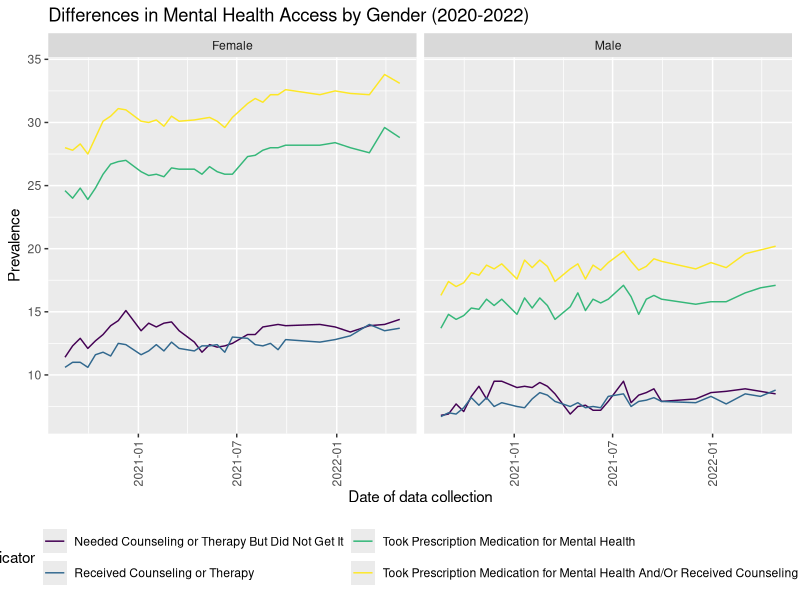
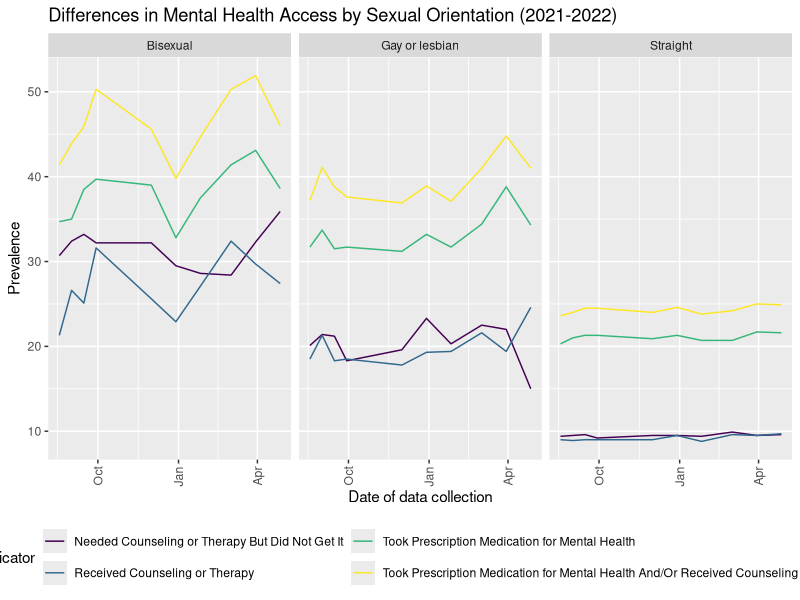
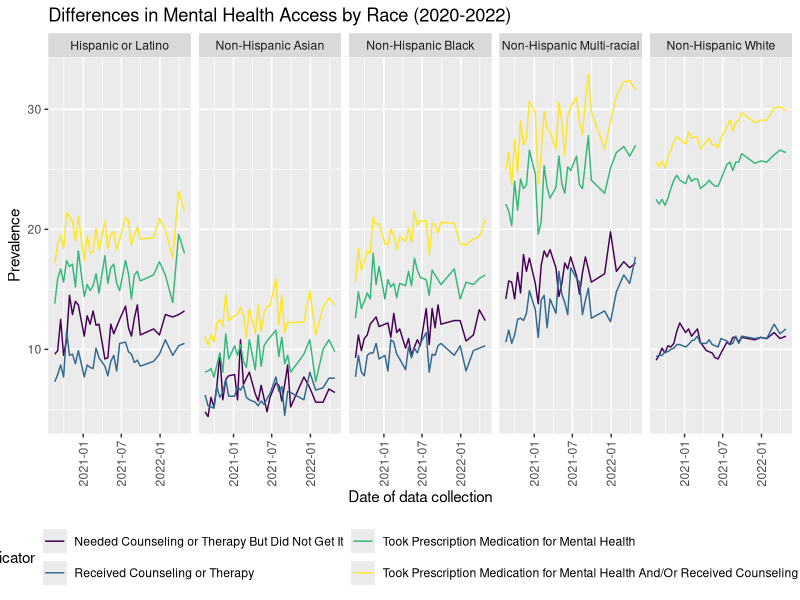

Reproduce these figures in R, in order.
## ---- chunk 1
knitr::opts_chunk$set(echo = TRUE)
## ---- chunk 2
library(tidyverse)

library(viridisLite)
viridisLite::viridis(10)

knitr::opts_chunk$set(
	echo = TRUE,
	warning = FALSE,
	fig.width = 8, 
  fig.height = 6,
  out.width = "90%"
)

theme_set(theme_minimal() + theme(legend.position = "bottom"))

options(
  ggplot2.continuous.colour = "viridis",
  ggplot2.continuous.fill = "viridis"
)

scale_colour_discrete = scale_colour_viridis_d
scale_fill_discrete = scale_fill_viridis_d
## ---- chunk 3
tidydata = 
  read.csv("data/tidydata.csv") |>
  mutate(
    start_dates = as.Date(start_dates))
## ---- chunk 4
tidydata |>
  filter(
    group == "Sex",
    state == "United States") |>
  group_by(indicator, start_dates, subgroup) |>
  ggplot(aes(x = start_dates, y = value, color = indicator)) +
  geom_line() +
  facet_grid(. ~ subgroup) +
  theme_gray() +
  theme(
    legend.position = "bottom",
    axis.text.x = element_text(angle = 90, vjust = 0.5, hjust = 1)) +
  guides(color = guide_legend(nrow = 2)) +
    labs(
    x = "Date of data collection",
    y = "Prevalence",
    title = "Differences in Mental Health Access by Gender (2020-2022)")
## ---- chunk 5
tidydata |>
    filter(group == "Sexual orientation",
         state == "United States",
         week_number %in% c(24:33)) |>
  group_by(start_dates, subgroup, indicator) |>
  ggplot(aes(x = start_dates, y = value, color = indicator)) +
  geom_line() +
  facet_grid(. ~ subgroup) +
  theme_grey() +
  theme(
    legend.position = "bottom",
    axis.text.x = element_text(angle = 90, vjust = 0.5, hjust = 1)) +
  guides(color = guide_legend(nrow = 2)) +
    labs(
    x = "Date of data collection",
    y = "Prevalence",
    title = "Differences in Mental Health Access by Sexual Orientation (2021-2022)")
## ---- chunk 6
tidydata |>
  filter(group == "Race/Hispanic ethnicity", state == "United States") |>
  mutate(
    subgroup = replace(subgroup, subgroup == "Non-Hispanic Asian, single race", "Non-Hispanic Asian"),
    subgroup = replace(subgroup, subgroup == "Non-Hispanic Black, single race", "Non-Hispanic Black"),
    subgroup = replace(subgroup, subgroup == "Non-Hispanic White, single race", "Non-Hispanic White"),
    subgroup = replace(subgroup, subgroup == "Non-Hispanic, other races and multiple races", "Non-Hispanic Multi-racial")) |>
  group_by(start_dates, subgroup, indicator) |>
  ggplot(aes(x = start_dates, y = value, color = indicator)) +
  geom_line() +
  facet_grid(. ~ subgroup) +
  theme_grey() +
  theme(
    legend.position = "bottom",
    axis.text.x = element_text(angle = 90, vjust = 0.5, hjust = 1)) +
  guides(color = guide_legend(nrow = 2)) +
  labs(
    x = "Date of data collection",
    y = "Prevalence",
    title = "Differences in Mental Health Access by Race (2020-2022)")
